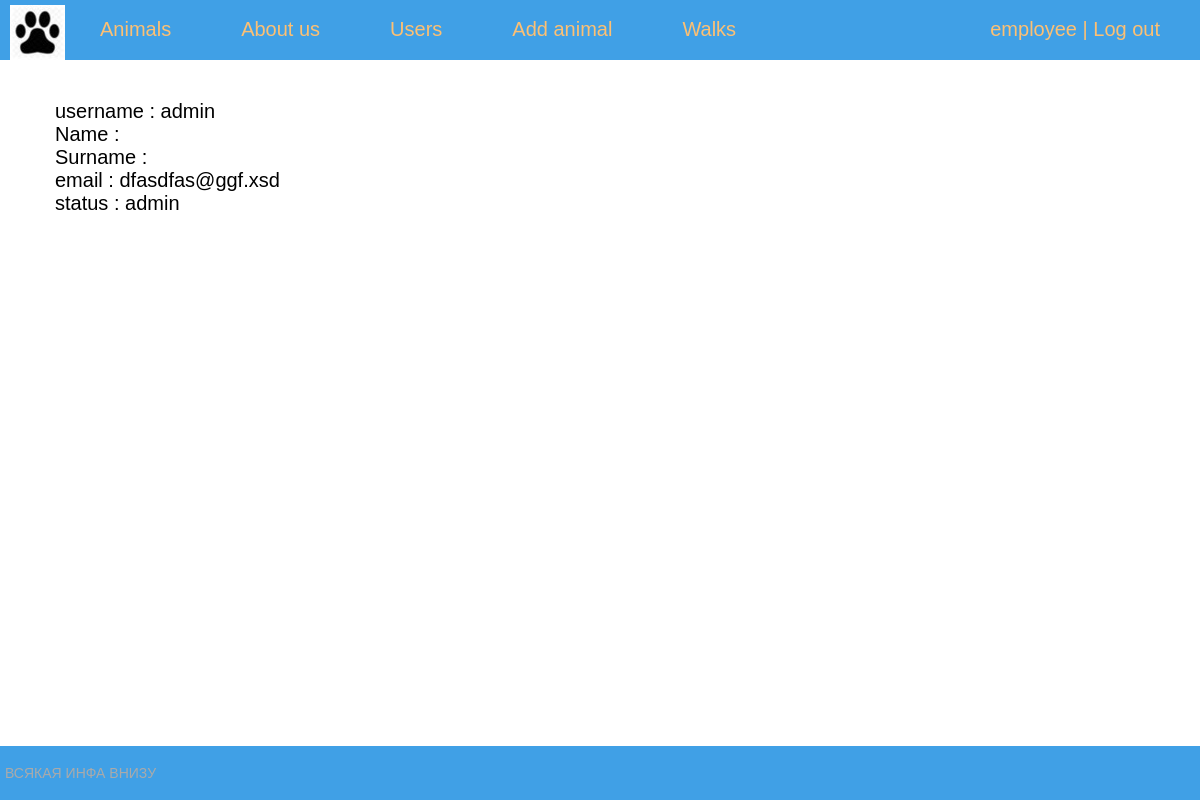
Screenshot of /user/admin/ (signed in) with the database file from the repository.
### shelter/models.py (models this page shows, shortened)
class Account(AbstractBaseUser):
    email = models.EmailField(verbose_name="email", max_length=60, unique=True)
    username = models.CharField(max_length=30, unique=True)
    date_joined = models.DateTimeField(verbose_name='date joined', auto_now_add=True)
    last_login = models.DateTimeField(verbose_name='last login', auto_now=True)
    is_admin = models.BooleanField(default=False)
    is_active = models.BooleanField(default=True)
    is_staff = models.BooleanField(default=False)
    is_superuser = models.BooleanField(default=False)
    position = models.CharField(max_length=10, default="unverified")
    name = models.CharField(max_length=15, default="")
    surname = models.CharField(max_length=15, default="")
    deleted = models.BooleanField(default=False)
    USERNAME_FIELD = 'username'
    objects = MyAccountManager()

### shelter/views.py (the view)
# urls.py: path('user/<username>/', ShowUserPage.as_view(), name='show_user'),
@method_decorator(login_required, name='dispatch')
class ShowUserPage(UserPassesTestMixin, DetailView):
    model = Account
    template_name = 'shelter/userpage.html'
    context_object_name = 'account'
    slug_field = 'username'
    slug_url_kwarg = 'username'
    def get(self, request, *args, **kwargs):
        to_verify = request.GET.get('verify', '')
        to_delete = request.GET.get('delete', '')
        edit_user = Account.objects.get(username=self.kwargs['username'])
        if to_verify != '':
            if edit_user.position == 'unverified' and to_verify == '1':
                edit_user.position = 'verified'
                edit_user.save()
            elif edit_user.position == 'verified' and to_verify == '0':
                unverify_user(edit_user.pk)
        if to_delete == '1':
            delete_user(edit_user.pk)
        self.object = self.get_object()
        context = self.get_context_data(object=self.object)
        return self.render_to_response(context)
    def test_func(self):
        if self.request.user.position == "employee" or self.request.user.position == "admin":
            return True
        return False
    def get_context_data(self, *, object_list=None, **kwargs):
        context = super().get_context_data(**kwargs)
        context['title'] = "User page"
        context['menu'] = menu
        return context

### shelter/templates/shelter/userpage.html (shortened to what this page needs)
{% extends 'shelter/base.html' %}
{% block content %}
    username : {{account.username}}<br>
    Name     : {{account.name}}<br>
    Surname  : {{account.surname}}<br>
    email    : {{account.email}}<br>
    status   : {{account.position}}
    <br>
{% endblock %}

### shelter/templates/shelter/base.html (shortened to what this page needs)
{% load static %}
<!DOCTYPE html>
<html>
<head>
	<link type="text/css" href="{% static 'shelter/css/styles.css' %}" rel="stylesheet" />
</head>
<body>
<table class="table-page" border=0 cellpadding="0" cellspacing="0">
<tr><td valign=top>
{% block mainmenu %}
		<div class="header">
			<ul id="mainmenu" class="mainmenu">
				<li class="logo">
                    <a href="{% url 'home' %}">
                        <div class="logo"></div>
                    </a>
                </li>
				{% for m in menu %}
				    <li><a href="{% url m.url_name %}">{{m.title}}</a></li>
				{% endfor %}
				{% if user.position == "employee" or user.position == "admin" %}
				    <li><a href="{% url 'users' %}">Users</a></li>
				{% endif %}
            	{% if user.position == "employee" %}
				    <li><a href="{% url 'addanimal' %}">Add animal</a></li>
					<li><a href="{% url 'today_walks' %}">Walks</a></li>
				{% endif %}
				{% if request.user.is_authenticated %}
				    <li class="last"><a href="{% url 'mypage' %}">{{user.username}}</a> | <a href="{% url 'logout' %}">Log out</a></li>
				{% else %}
				    <li class="last"><a href="{% url 'register' %}">Register</a> | <a href="{% url 'login' %}">Log in</a></li>
				{% endif %}
			</ul>
		</div>
{% endblock mainmenu %}
<table class="table-content" border=0 cellpadding="0" cellspacing="0">
<td valign="top" class="content">
<div class="content-text">
    {% block content %}
    {% endblock %}
</div>
</td></tr></table>
<tr><td valign=top>
	<div id="footer">
		<p>ВСЯКАЯ ИНФА ВНИЗУ</p>
	</div>
</td></tr></table>
</body>
</html>

### shelter/static/shelter/css/styles.css (style rules this page uses)
html, body { font-family: 'Arial'; margin: 0; padding: 0; height: 100%; width: 100%; color: #444; }
a { color: #0059b2; text-decoration: none; }
.table-page { width: 100%; height: 100%; vertical-align: top; }
.table-page tr { height: 100%; }
.header { background: #40A0E6; height: 60px; }
.logo { background: url('../images/logo.jpg') no-repeat 10px 5px; width: 70px; height: 60px; }
ul.mainmenu { list-style: none; margin: 0; padding: 0; height: 60px; color: #fdc073; font-size: 20px; overflow: hidden; }
ul.mainmenu li { float: left; margin: 18px 40px 0 30px; }
ul.mainmenu li.logo { margin: 0; }
ul.mainmenu li.last { float: right; }
ul.mainmenu li a { color: #fdc073; text-decoration: none; }
.table-content { width: 100%; min-height: 100%; height: 100%; }
.content { padding: 40px 20px 20px 40px; width: 100%; box-sizing: border-box; }
.content-text { color: #000; font-size: 20px; font-family: Arial; width: 100%; padding-right: 15px; padding-left: 15px; margin-right: auto; margin-left: auto; }
#footer { box-sizing: border-box; background: #40A0E6; padding: 5px; color: #aaa; font-size: 14px; font-family: Verdana, Geneva, Arial, Helvetica; text-align: left; overflow: hidden; }

### rows the page displays
Account: username "employee"
Account: username "admin", email "dfasdfas@ggf.xsd", position "admin"

### other values shown
{{ m.title }} "Animals" "About us"
